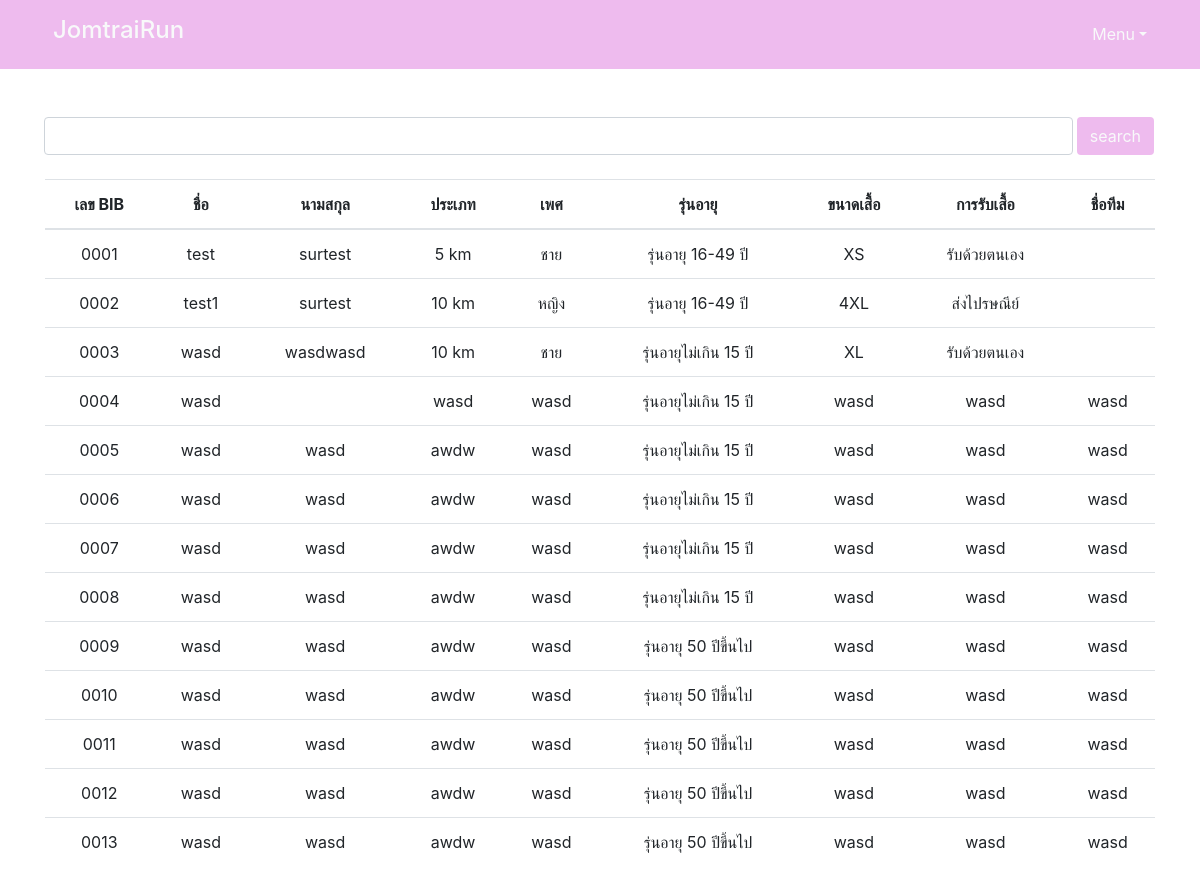
Screenshot of /run/search.php with the database file from the repository.
### tables this page shows
CREATE TABLE `info` (
  `id_info` int(11) NOT NULL,
  `distance` text NOT NULL,
  `firstname` text NOT NULL,
  `lastname` text NOT NULL,
  `groupname` text NOT NULL,
  `gender` text NOT NULL,
  `birth` date NOT NULL,
  `email` varchar(128) NOT NULL,
  `tel` varchar(10) NOT NULL,
  `size` text NOT NULL,
  `receive` text NOT NULL,
  `h_num` text NOT NULL,
  `district` text NOT NULL,
  `subdistrict` text NOT NULL,
  `province` text NOT NULL,
  `postcode` int(11) NOT NULL
);

### run/search.php (the view, shortened to what this page needs)
<!DOCTYPE html>
<html lang="th" dir="ltr">
  <head>
    <link rel="stylesheet" href="css/bootstrap.css">
  </head>
  <body>
    <?php include "navbar.php" ?>
    <div class="container mt-5">
      <div class="row">
        <div class="col-12 input-group-append">
          <input class="form-control" type="text" name="search">
          <button type="button" class="btn text-light ml-1" style="background: #ebe;">search</button>
        </div>
      </div>
      <table class="table table-responsive-lg mt-4">
        <thead class="text-center">
          <th>เลข BIB</th>
          <th>ชื่อ</th>
          <th>นามสกุล</th>
          <th>ประเภท</th>
          <th>เพศ</th>
          <th>รุ่นอายุ</th>
          <th>ขนาดเสื้อ</th>
          <th>การรับเสื้อ</th>
          <th>ชื่อทีม</th>
        </thead>
        <tbody>
          <?php
            include "connect.php";
            $search = $_POST['search'];
            $sql = "SELECT * FROM info WHERE firstname like '%$search%'";
            $result = $con->query($sql);
            while ($row = $result->fetch_assoc()) {
              $birth = $row['birth'];
              $date = date("Y-m-d");
              $age = $date-$birth;
              $bib = sprintf("%04d", $row['id_info']);
          ?>
          <tr class="text-center">
            <td><?php echo $bib ?></td>
            <td><?php echo $row['firstname'] ?></td>
            <td><?php echo $row['lastname'] ?></td>
            <td><?php echo $row['distance'] ?></td>
            <td><?php echo $row['gender'] ?></td>
            <td>
              <?php
                if($age <= 15) echo "รุ่นอายุไม่เกิน 15 ปี";
                else if($age <= 49) echo "รุ่นอายุ 16-49 ปี";
                else echo "รุ่นอายุ 50 ปีขึ้นไป";
              ?>
            </td>
            <td><?php echo $row['size'] ?></td>
            <td><?php echo $row['receive'] ?></td>
            <td><?php echo $row['groupname'] ?></td>
          </tr>
          <?php } ?>
        </tbody>
      </table>
    </div>
  </body>
</html>

### run/navbar.php (shortened to what this page needs)
<nav class="navbar navbar-expand-lg navbar-dark" style="background: #ebe;">
  <div class="container">
    <ul class="navbar-nav mr-auto">
      <li class="nav-item">
        <a class="nav-link text-light" href="index.php"><h4>JomtraiRun</h4></a>
      </li>
    </ul>
    <ul class="navbar-nav ml-auto">
      <li class="nav-item dropdown">
        <a class="nav-link text-light dropdown-toggle" data-toggle="dropdown" href="#">Menu</a>
      </li>
    </ul>
  </div>
</nav>

### rows the page displays
info: id_info "0001", firstname "test", lastname "surtest", distance "5 km", gender "ชาย", birth "รุ่นอายุ 16-49 ปี", size "XS", receive "รับด้วยตนเอง"
info: id_info "0002", firstname "test1", lastname "surtest", distance "10 km", gender "หญิง", birth "รุ่นอายุ 16-49 ปี", size "4XL", receive "ส่งไปรษณีย์"
info: id_info "0003", firstname "wasd", lastname "wasdwasd", distance "10 km", gender "ชาย", birth "รุ่นอายุไม่เกิน 15 ปี", size "XL", receive "รับด้วยตนเอง"
info: id_info "0004", firstname "wasd", distance "wasd", gender "wasd", birth "รุ่นอายุไม่เกิน 15 ปี", size "wasd", receive "wasd", groupname "wasd"
info: id_info "0005", firstname "wasd", lastname "wasd", distance "awdw", gender "wasd", birth "รุ่นอายุไม่เกิน 15 ปี", size "wasd", receive "wasd", groupname "wasd"
info: id_info "0006", firstname "wasd", lastname "wasd", distance "awdw", gender "wasd", birth "รุ่นอายุไม่เกิน 15 ปี", size "wasd", receive "wasd", groupname "wasd"
info: id_info "0007", firstname "wasd", lastname "wasd", distance "awdw", gender "wasd", birth "รุ่นอายุไม่เกิน 15 ปี", size "wasd", receive "wasd", groupname "wasd"
info: id_info "0008", firstname "wasd", lastname "wasd", distance "awdw", gender "wasd", birth "รุ่นอายุไม่เกิน 15 ปี", size "wasd", receive "wasd", groupname "wasd"
info: id_info "0009", firstname "wasd", lastname "wasd", distance "awdw", gender "wasd", birth "รุ่นอายุ 50 ปีขึ้นไป", size "wasd", receive "wasd", groupname "wasd"
info: id_info "0010", firstname "wasd", lastname "wasd", distance "awdw", gender "wasd", birth "รุ่นอายุ 50 ปีขึ้นไป", size "wasd", receive "wasd", groupname "wasd"
info: id_info "0011", firstname "wasd", lastname "wasd", distance "awdw", gender "wasd", birth "รุ่นอายุ 50 ปีขึ้นไป", size "wasd", receive "wasd", groupname "wasd"
info: id_info "0012", firstname "wasd", lastname "wasd", distance "awdw", gender "wasd", birth "รุ่นอายุ 50 ปีขึ้นไป", size "wasd", receive "wasd", groupname "wasd"
info: id_info "0013", firstname "wasd", lastname "wasd", distance "awdw", gender "wasd", birth "รุ่นอายุ 50 ปีขึ้นไป", size "wasd", receive "wasd", groupname "wasd"
